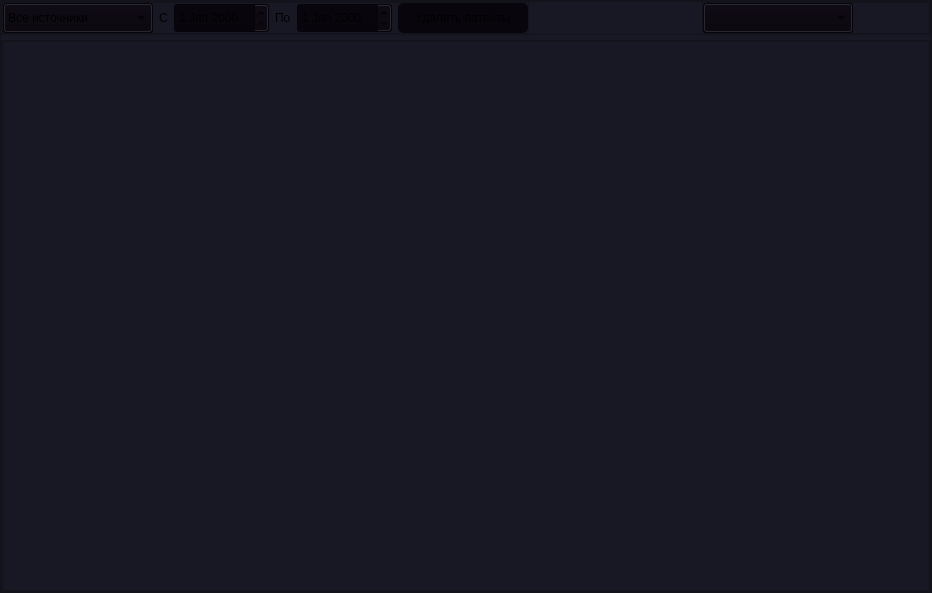
<?xml version="1.0" encoding="UTF-8"?>
<ui version="4.0">
 <class>databaseWidget</class>
 <widget class="QWidget" name="databaseWidget">
  <property name="geometry">
   <rect>
    <x>0</x>
    <y>0</y>
    <width>932</width>
    <height>593</height>
   </rect>
  </property>
  <property name="windowTitle">
   <string>Form</string>
  </property>
  <property name="styleSheet">
   <string notr="true">QFrame{
	background-color:rgb(24,24,36);
}
QDateEdit{
	background-color:rgb(9,5,13);
}
#deleteTable_button{
	background-color:rgb(24,24,36);
	border-radius: 5px;
}
#createTable_button{
	background-color:rgb(24,24,36);
	border-radius: 5px;
}
QComboBox{
	background-color:rgb(9,5,13);
}
#deletePatents_button{
	background-color:rgb(9,5,13);
	border-radius: 5px;
}</string>
  </property>
  <layout class="QVBoxLayout" name="verticalLayout_2">
   <property name="leftMargin">
    <number>0</number>
   </property>
   <property name="topMargin">
    <number>0</number>
   </property>
   <property name="rightMargin">
    <number>0</number>
   </property>
   <property name="bottomMargin">
    <number>0</number>
   </property>
   <item>
    <widget class="QFrame" name="frame">
     <property name="frameShape">
      <enum>QFrame::StyledPanel</enum>
     </property>
     <property name="frameShadow">
      <enum>QFrame::Raised</enum>
     </property>
     <layout class="QVBoxLayout" name="verticalLayout">
      <property name="spacing">
       <number>5</number>
      </property>
      <property name="leftMargin">
       <number>0</number>
      </property>
      <property name="topMargin">
       <number>0</number>
      </property>
      <property name="rightMargin">
       <number>0</number>
      </property>
      <property name="bottomMargin">
       <number>0</number>
      </property>
      <item>
       <widget class="QFrame" name="frame_3">
        <property name="minimumSize">
         <size>
          <width>0</width>
          <height>30</height>
         </size>
        </property>
        <property name="frameShape">
         <enum>QFrame::StyledPanel</enum>
        </property>
        <property name="frameShadow">
         <enum>QFrame::Raised</enum>
        </property>
        <layout class="QHBoxLayout" name="horizontalLayout">
         <property name="spacing">
          <number>0</number>
         </property>
         <property name="leftMargin">
          <number>0</number>
         </property>
         <property name="topMargin">
          <number>0</number>
         </property>
         <property name="rightMargin">
          <number>0</number>
         </property>
         <property name="bottomMargin">
          <number>0</number>
         </property>
         <item alignment="Qt::AlignLeft">
          <widget class="QFrame" name="frame_4">
           <property name="frameShape">
            <enum>QFrame::StyledPanel</enum>
           </property>
           <property name="frameShadow">
            <enum>QFrame::Raised</enum>
           </property>
           <layout class="QHBoxLayout" name="horizontalLayout_2">
            <property name="leftMargin">
             <number>0</number>
            </property>
            <property name="topMargin">
             <number>0</number>
            </property>
            <property name="rightMargin">
             <number>0</number>
            </property>
            <property name="bottomMargin">
             <number>0</number>
            </property>
            <item>
             <widget class="QComboBox" name="sourceSelection_comboBox">
              <property name="sizePolicy">
               <sizepolicy hsizetype="Preferred" vsizetype="Fixed">
                <horstretch>0</horstretch>
                <verstretch>0</verstretch>
               </sizepolicy>
              </property>
              <property name="minimumSize">
               <size>
                <width>150</width>
                <height>30</height>
               </size>
              </property>
              <item>
               <property name="text">
                <string>Все источники</string>
               </property>
              </item>
              <item>
               <property name="text">
                <string>Яндекс.Патенты</string>
               </property>
              </item>
              <item>
               <property name="text">
                <string>Гугл патенты</string>
               </property>
              </item>
              <item>
               <property name="text">
                <string>Роспатент</string>
               </property>
              </item>
              <item>
               <property name="text">
                <string>Фипс</string>
               </property>
              </item>
              <item>
               <property name="text">
                <string>Випо</string>
               </property>
              </item>
             </widget>
            </item>
            <item>
             <widget class="QLabel" name="label">
              <property name="sizePolicy">
               <sizepolicy hsizetype="Maximum" vsizetype="Preferred">
                <horstretch>0</horstretch>
                <verstretch>0</verstretch>
               </sizepolicy>
              </property>
              <property name="minimumSize">
               <size>
                <width>0</width>
                <height>30</height>
               </size>
              </property>
              <property name="text">
               <string>C</string>
              </property>
             </widget>
            </item>
            <item>
             <widget class="QDateEdit" name="startDate_date">
              <property name="minimumSize">
               <size>
                <width>0</width>
                <height>30</height>
               </size>
              </property>
             </widget>
            </item>
            <item>
             <widget class="QLabel" name="label_2">
              <property name="sizePolicy">
               <sizepolicy hsizetype="Maximum" vsizetype="Preferred">
                <horstretch>0</horstretch>
                <verstretch>0</verstretch>
               </sizepolicy>
              </property>
              <property name="minimumSize">
               <size>
                <width>0</width>
                <height>30</height>
               </size>
              </property>
              <property name="text">
               <string>По</string>
              </property>
             </widget>
            </item>
            <item>
             <widget class="QDateEdit" name="finalDate_date">
              <property name="minimumSize">
               <size>
                <width>0</width>
                <height>30</height>
               </size>
              </property>
             </widget>
            </item>
            <item>
             <widget class="QPushButton" name="deletePatents_button">
              <property name="sizePolicy">
               <sizepolicy hsizetype="Fixed" vsizetype="Fixed">
                <horstretch>0</horstretch>
                <verstretch>0</verstretch>
               </sizepolicy>
              </property>
              <property name="minimumSize">
               <size>
                <width>130</width>
                <height>30</height>
               </size>
              </property>
              <property name="text">
               <string>Удалить патенты</string>
              </property>
             </widget>
            </item>
           </layout>
          </widget>
         </item>
         <item alignment="Qt::AlignRight">
          <widget class="QFrame" name="frame_5">
           <property name="frameShape">
            <enum>QFrame::StyledPanel</enum>
           </property>
           <property name="frameShadow">
            <enum>QFrame::Raised</enum>
           </property>
           <layout class="QHBoxLayout" name="horizontalLayout_3">
            <property name="leftMargin">
             <number>0</number>
            </property>
            <property name="topMargin">
             <number>0</number>
            </property>
            <property name="rightMargin">
             <number>0</number>
            </property>
            <property name="bottomMargin">
             <number>0</number>
            </property>
            <item>
             <widget class="QComboBox" name="tableSelection_comboBox">
              <property name="minimumSize">
               <size>
                <width>150</width>
                <height>30</height>
               </size>
              </property>
             </widget>
            </item>
            <item>
             <widget class="QPushButton" name="createTable_button">
              <property name="minimumSize">
               <size>
                <width>0</width>
                <height>30</height>
               </size>
              </property>
              <property name="text">
               <string/>
              </property>
              <property name="icon">
               <iconset resource="../1f697ead/icons.qrc">
                <normaloff>:/icons/plus.svg</normaloff>:/icons/plus.svg</iconset>
              </property>
              <property name="iconSize">
               <size>
                <width>20</width>
                <height>20</height>
               </size>
              </property>
             </widget>
            </item>
            <item>
             <widget class="QPushButton" name="deleteTable_button">
              <property name="minimumSize">
               <size>
                <width>0</width>
                <height>30</height>
               </size>
              </property>
              <property name="text">
               <string/>
              </property>
              <property name="icon">
               <iconset resource="../1f697ead/icons.qrc">
                <normaloff>:/icons/trash-2 (1).svg</normaloff>:/icons/trash-2 (1).svg</iconset>
              </property>
              <property name="iconSize">
               <size>
                <width>20</width>
                <height>20</height>
               </size>
              </property>
             </widget>
            </item>
           </layout>
          </widget>
         </item>
        </layout>
       </widget>
      </item>
      <item>
       <widget class="QFrame" name="frame_2">
        <property name="frameShape">
         <enum>QFrame::StyledPanel</enum>
        </property>
        <property name="frameShadow">
         <enum>QFrame::Raised</enum>
        </property>
        <layout class="QVBoxLayout" name="verticalLayout_3">
         <property name="spacing">
          <number>0</number>
         </property>
         <property name="leftMargin">
          <number>0</number>
         </property>
         <property name="topMargin">
          <number>0</number>
         </property>
         <property name="rightMargin">
          <number>0</number>
         </property>
         <property name="bottomMargin">
          <number>0</number>
         </property>
         <item>
          <widget class="QListWidget" name="listWidget"/>
         </item>
        </layout>
       </widget>
      </item>
     </layout>
    </widget>
   </item>
  </layout>
 </widget>
 <resources>
  <include location="../1f697ead/icons.qrc"/>
 </resources>
 <connections/>
</ui>
